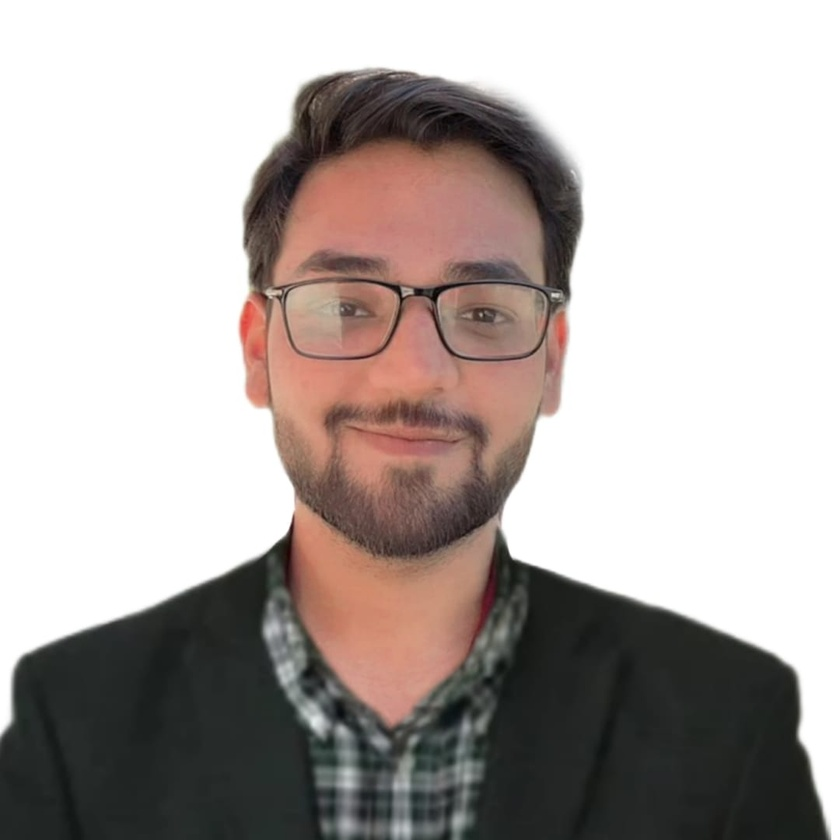
#> input picture task_1/photo.jpeg, 840 x 840 px, shrunk from 1080 x 1080 before the run, found by its file name
$ python face.py
#> lines starting #> are read from the running program, lines starting #| are printed output that depends on the picture; after the words box and inside, x2 and y2 are one past the last pixel; in counts of white or black regions, pixels touching at a corner belong together
import cv2

# Load the pre-trained Haar cascade for face detection
face_cascade = cv2.CascadeClassifier(cv2.data.haarcascades + 'haarcascade_frontalface_default.xml')

# Function to detect faces in an image
def detect_faces(image_path):
    # Read the input image
#> called with image_path = '.\\photo.jpeg'
    img = cv2.imread(image_path)
#> img is the input picture: shape (840, 840, 3); mean B, G, R 167.8, 171, 179.3

    # Convert the image to grayscale
    gray = cv2.cvtColor(img, cv2.COLOR_BGR2GRAY)
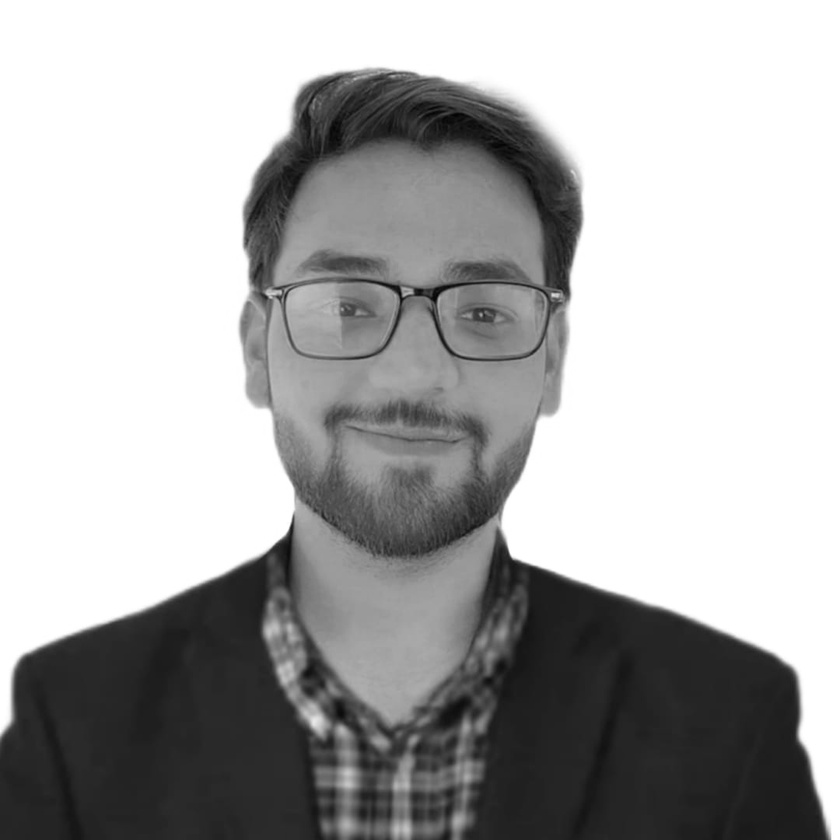
#> gray: shape (840, 840); min 3, max 255, mean 173.1

    # Detect faces in the image
    faces = face_cascade.detectMultiScale(gray, scaleFactor=1.3, minNeighbors=5, minSize=(30, 30))
#> faces = [[232, 161, 351, 351]]

    # Draw rectangles around the faces
    for (x, y, w, h) in faces:
        cv2.rectangle(img, (x, y), (x+w, y+h), (255, 0, 0), 2)
#> this loop made 1 pass
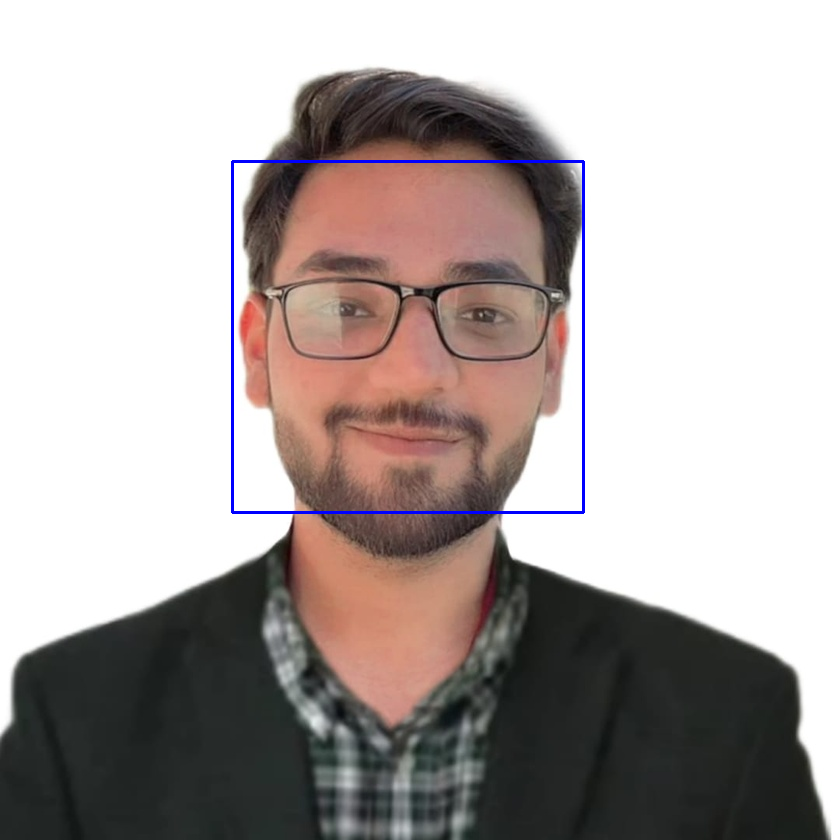
#> img: shape (840, 840, 3); 0.6% of pixels changed, all inside (x1, y1, x2, y2) = (231, 160, 585, 514)

    # Display the result
    cv2.imshow('Detected Faces', img)
    cv2.waitKey(0)
    cv2.destroyAllWindows()

# Example usage
image_path = '.\photo.jpeg'
detect_faces(image_path)
